Frame 1 (no input): blank canvas, image omitted
Frame 60 (no input): blank canvas, image omitted
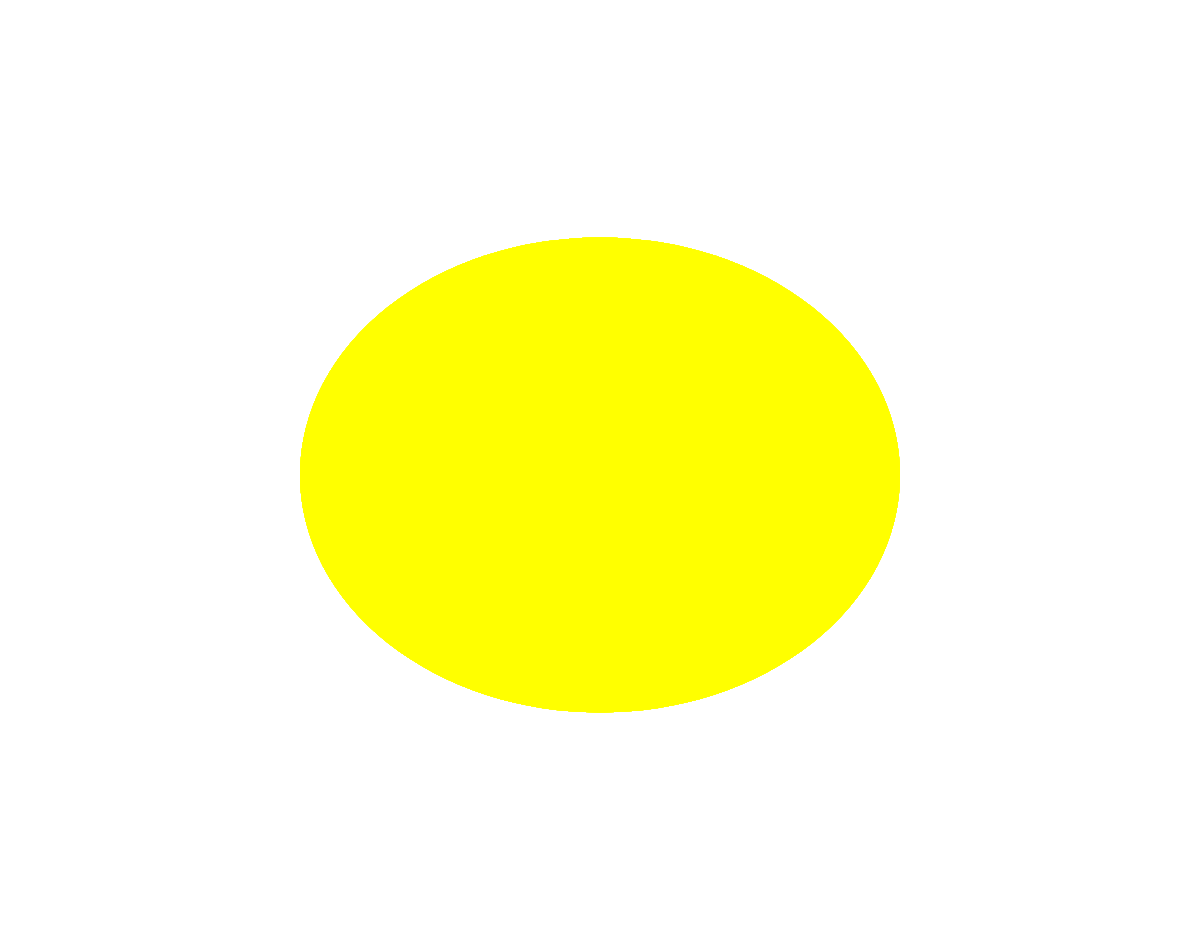
Frame 120 (the mouse pressed at the canvas centre since frame 60)

The p5.js sketch whose frames 1 and 60 were blank and that drew this single picture after the mouse press (run headless with seeded random() and noise() and a simulated clock; from frame 60 on, the mouse is pressed at the canvas centre):

// p5.js sketch
// ── sketch.js
// https://editor.p5js.org/jht9629-gmail/sketches/fiaNTD9Nj
// mouse ellipse

function setup() {
  createCanvas(windowWidth, windowHeight-50);
  createA('../rect','next')
}

function draw() {
  background(220,5);
  noStroke()
  fill(mouseX,mouseY,0)
  ellipse(width/2,height/2,mouseX, mouseY)
}
